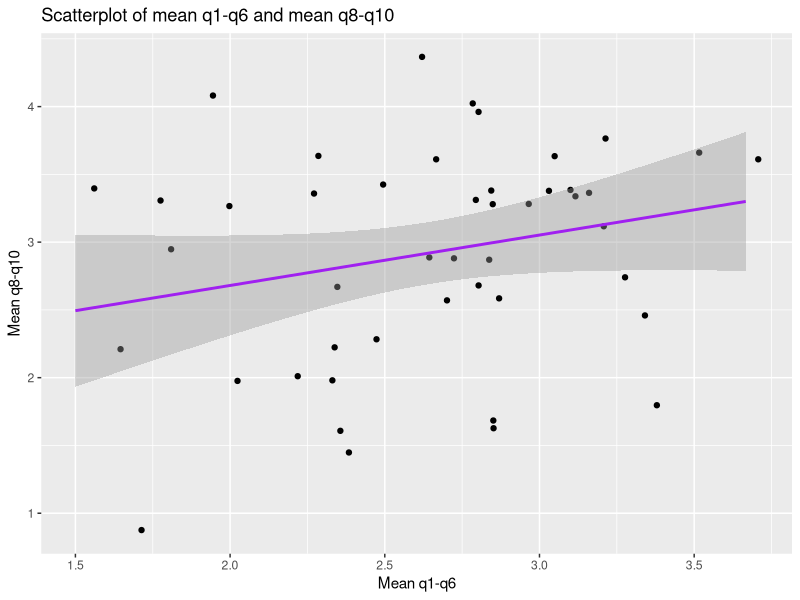

Write the R code that produced this figure. (Note: this script raises an error after producing the figure.)
## ---- chunk 1
setwd(dirname(rstudioapi::getActiveDocumentContext()$path))
library(tidyverse)
## ---- chunk 2
week8_tbl <-  read.csv(file = "../data/week3.csv") |>
  mutate(timeStart = ymd_hms(timeStart),
         timeEnd = ymd_hms(timeStart),
         gender = factor(gender, levels=c("M","F"),
                         labels = c("Male","Female")),
         condition=factor(condition, levels=c("A", "B", "C"),
                           labels=c("Block A", "Block B", "Control")),
         q5= 6 - q5) |> 
  dplyr::filter(q6 == 1)
## ---- chunk 3
week8_tbl %>% select(q1:q6)
(week8_tbl <-  week8_tbl %>% 
  mutate(mean_q1_q6 = rowMeans(select(., q1:q6)),
         mean_q8_q10 = rowMeans(select(., q8:q10)))) %>% 
  ggplot(aes(x=mean_q1_q6, y=mean_q8_q10)) + 
  geom_jitter() + 
  geom_smooth(method = "lm", color = "purple") +
  labs(x="Mean q1-q6",
       y="Mean q8-q10",
       title = "Scatterplot of mean q1-q6 and mean q8-q10")
## ---- chunk 4
cor.test(week8_tbl$mean_q1_q6, week8_tbl$mean_q8_q10)
## ---- chunk 5
shiny_tbl <- week8_tbl %>% 
  select(timeEnd, gender, mean_q1_q6, mean_q8_q10) %>% 
  saveRDS("../shiny/shiny_week8/shiny.rds")
## ---- chunk 6
rmarkdown::render("week8.rmd", output_file = "../out/week8.html")
